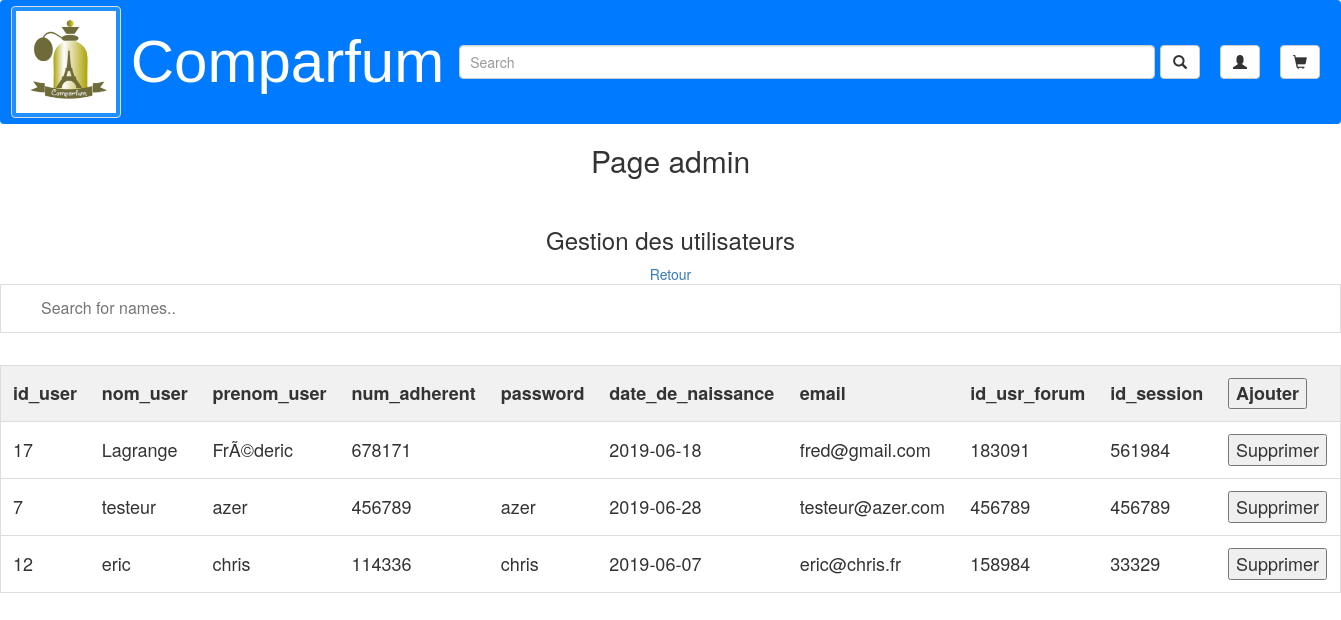
The app's page /projet_parfumerie_Maxime/pages/php/admin_users.php with its own data.
### tables this page shows
CREATE TABLE IF NOT EXISTS `users` (
  `id_usr` int(11) NOT NULL AUTO_INCREMENT,
  `nom_usr` varchar(50) NOT NULL,
  `prenom_usr` varchar(50) NOT NULL,
  `num_adherent` int(50) NOT NULL,
  `password` varchar(50) NOT NULL,
  `date_de_naissance` date NOT NULL,
  `email` varchar(50) NOT NULL,
  `id_usr_forum` int(11) NOT NULL,
  `id_session` int(11) NOT NULL,
  PRIMARY KEY (`id_usr`)
);

### projet_parfumerie_Maxime/pages/php/admin_users.php (the view, shortened to what this page needs)
<?php
include_once('../../scripts/php/cookie.php');
?>
<!DOCTYPE html>
<html>
<head>
		<link type="text/css" href="../../styles/index.css" rel="stylesheet" />
        <link rel="stylesheet" href="https://cdnjs.cloudflare.com/ajax/libs/font-awesome/4.7.0/css/font-awesome.min.css">
		<link rel="stylesheet" href="https://stackpath.bootstrapcdn.com/bootstrap/4.4.1/css/bootstrap.min.css">
		<link rel="stylesheet" href="http://netdna.bootstrapcdn.com/bootstrap/3.0.0/css/bootstrap.min.css">
</head>
<body>
<nav class="navbar navbar-expand-lg navbar-light bg-primary d-flex bd-highlight">
		<div>
			<img src="logo_parfumerie.png" alt="logo_parfumerie" class="img-thumbnail" style="background-color: dodgerblue;" onclick="location.href='accueil.php'">
		</div>
		<div>
			<h1 style="margin:10px; color:white; font-size: 60px; font-family:Arial, Helvetica, sans-serif;">Comparfum</h1>
		</div>
			<div class="p-2 w-100 bd-highlight">
				<form class="form-inline" method="POST" action="recherche.php">
					<div class=" d-flex w-100">
						<input class="form-control mr-sm-2 w-100 p-3"  type="search" placeholder="Search" aria-label="Search" name="mot" >
						<button  class="btn btn-default" type="submit">
							<span class="glyphicon glyphicon-search"></span>
						</button>
					</div>
				</form>
			</div>
			<div class="p-2 flex-shrink-1 bd-highlight navbar-expand-lg">
				<ul class="navbar-nav ">
					<li class="nav-item" style="margin:10px;">
						<button type="button" class="btn btn-default" onClick="location.href='inscription.php'">
						<span class="glyphicon glyphicon-user"></span>
						</button>
					</li>
					<form class="form-inline" method="POST" action="panier.php">
					<li class="nav-item mr-sm-2 " style="margin:10px;">
						<button type="submit" class="btn btn-default btn float-right">
						<span class="glyphicon glyphicon-shopping-cart"></span>
						</button>
					</li>
					</form>
				</ul>
			</div>
	</nav>
	<center>
<h2>Page admin</h2>
<br/>
<h3>Gestion des utilisateurs</h3>
<a href="admin.php">Retour</a>
</center>
<form name="myform">
  <input type="text" id="myInput" onKeyUp="myFunction()" placeholder="Search for names.." title="Type in a name">
</form>
<br>
<?php
    $dsn = 'mysql:dbname=parfurmerie;host=127.0.0.1';
    $user = 'root';
    $password = '';
    try{
        $bdd=new PDO($dsn,$user,$password);
        $req = $bdd->query("SELECT * FROM Users");
?>
          <table id="myTable">
            <tr class="header">
              <th>id_user</th>
              <th>nom_user</th>
              <th>prenom_user</th>
              <th>num_adherent</th>
              <th>password</th>
              <th>date_de_naissance</th>
              <th>email</th>
              <th>id_usr_forum</th>
              <th>id_session</th>
              <th>
                <form name="myform3" action="admin_users.php" method="post">
                      <input type="submit" id="ajout_id" name="ajout_user" value="Ajouter">
                </form>
              </th>
            </tr>
            <?php
            while ($data = $req->fetch())
            {
            ?>
                <tr>
                  <td><?php echo $data["id_usr"]; ?></td>
                  <td><?php echo $data["nom_usr"]; ?></td>
                  <td><?php echo $data["prenom_usr"]; ?></td>
                  <td><?php echo $data["num_adherent"]; ?></td>
                  <td><?php echo $data["password"]; ?></td>
                  <td><?php echo $data["date_de_naissance"]; ?></td>
                  <td><?php echo $data["email"]; ?></td>
                  <td><?php echo $data["id_usr_forum"]; ?></td>
                  <td><?php echo $data["id_session"]; ?></td>
                  <td>
                    <form name="myform2" action="admin_users.php" method="post">
                      <input type="submit" id="supp_id" name="supp1" value="Supprimer">
                    </form>
                  </td>
                </tr>
            <?php
            }
    }catch(EXCEPTION $e){
      die("erreur de connection a pdo".$e->getMessage());
    }
            ?>
          </table>
          <br>
<br>
<br>
<br>
</body>
</html>

### projet_parfumerie_Maxime/scripts/php/cookie.php (shortened to what this page needs)
<!DOCTYPE html>
<html>
<body>
</body>
</html>

### projet_parfumerie_Maxime/styles/index.css (style rules this page uses)
* { box-sizing:border-box }
body { font-family: Arial, Helvetica, sans-serif; }
.navbar { overflow: hidden; background-color: #333; }
* { box-sizing: border-box; }
#myInput { background-image: url('../assets/ic_search.png'); background-position: 10px 10px; background-repeat: no-repeat; width: 100%; font-size: 16px; padding: 12px 20px 12px 40px; border: 1px solid #ddd; margin-bottom: 12px; }
#myTable { border-collapse: collapse; width: 100%; border: 1px solid #ddd; font-size: 18px; }
#myTable td { text-align: left; padding: 12px; }
#myTable th { text-align: left; padding: 12px 12px; }
#myTable tr { border-bottom: 1px solid #ddd; }
#myTable tr.header, #myTable tr:hover { background-color: #f1f1f1; }

### records on screen
users: id_usr "17", nom_usr "Lagrange", prenom_usr "FrÃ©deric", num_adherent "678171", date_de_naissance "2019-06-18", email "fred@gmail.com", id_usr_forum "183091", id_session "561984"
users: id_usr "7", nom_usr "testeur", prenom_usr "azer", num_adherent "456789", password "azer", date_de_naissance "2019-06-28", email "testeur@azer.com", id_usr_forum "456789", id_session "456789"
users: id_usr "12", nom_usr "eric", prenom_usr "chris", num_adherent "114336", password "chris", date_de_naissance "2019-06-07", email "eric@chris.fr", id_usr_forum "158984", id_session "33329"
